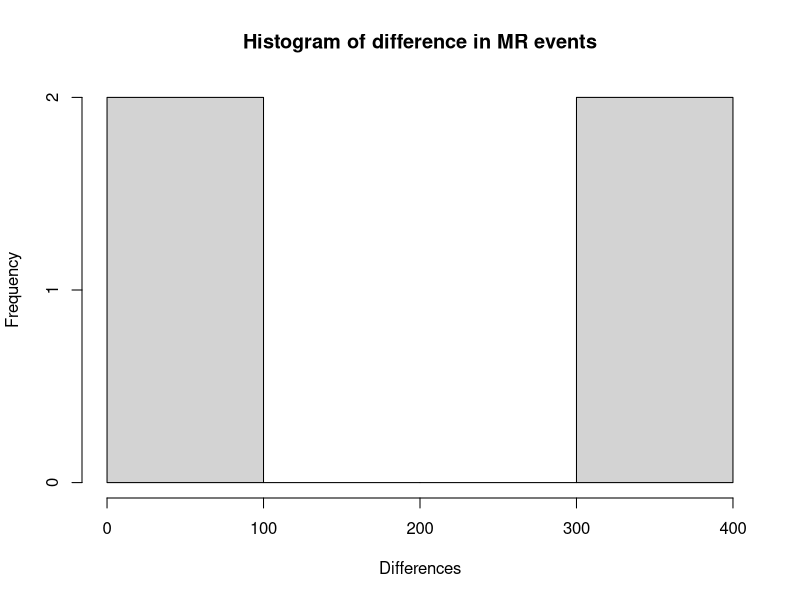
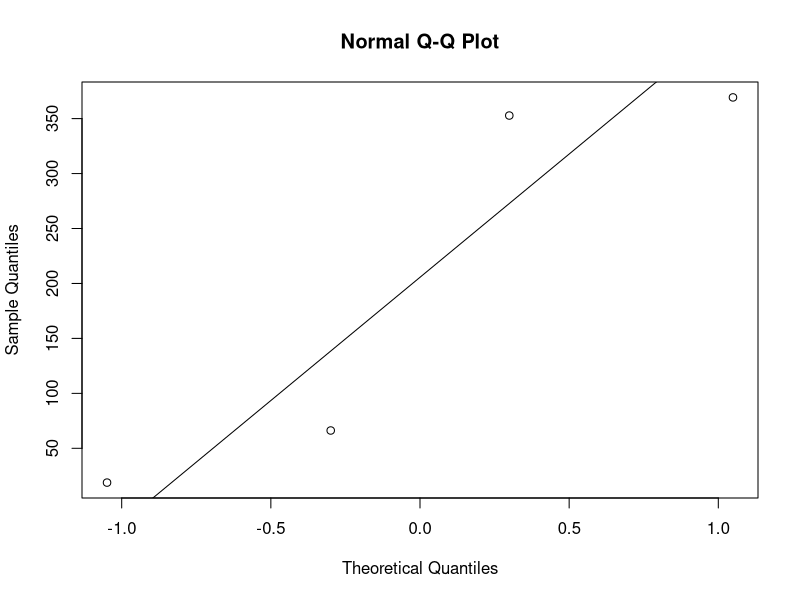

Source code (R) for these figures, in order:
average_mrs_local <-c(22.6, 94.7, 243.8, 16.5)
average_mrs_remote <-c(375.4, 113.5, 613.1, 82.7)

mu<-rbind(mean(average_mrs_local),mean(average_mrs_remote))
sds<-rbind(sd(average_mrs_local),sd(average_mrs_remote))
results1<-cbind(mu,sds)
colnames(results1)<-c('Mean','SD')
rownames(results1)<-c('Local','Remote')
dif<-average_mrs_remote-average_mrs_local
hist(dif,main='Histogram of difference in MR events',xlab='Differences')
qqnorm(dif)
qqline(dif)
shapiro.test(dif)

median(average_mrs_local)
median(average_mrs_remote)

wilcox.test(average_mrs_local, average_mrs_remote, paired=T, exact=T)
